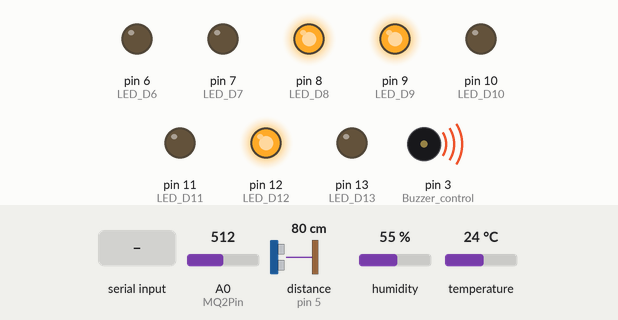
This sketch was run on a simulated Arduino Uno, built with avr-gcc and run on an emulated ATmega328P. Parts: output pins drawn as LEDs (lit = HIGH), buzzer (waves = sounding, pin HIGH). Wiring (inferred from the names in the program): ultrasonic range finder: trigger pin 4; echo pin 5. Inputs (shaded band) come from the test bench; at power-on: distance to the obstacle (sensor on pin 5) 80 cm, A0 (MQ2Pin) = 512, humidity 55 %, temperature 24 °C. The echo pulse lasts 58.3 µs per cm; pins used as bus, display or sensor lines are not drawn; what the sketch prints to the serial monitor is not drawn.

Above: at 1.2 s.
1.3 s: distance to the obstacle (sensor on pin 5) set to 56 cm
7.4 s: distance to the obstacle (sensor on pin 5) set to 48 cm
At 8.6 s:
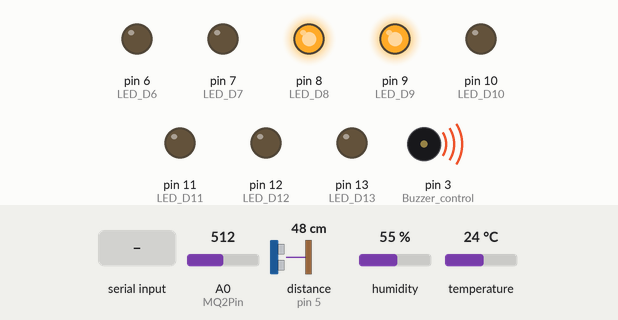
8.9 s: "2" received over Serial
10.4 s: A0 (MQ2Pin) set to 370
16.5 s: A0 (MQ2Pin) set to 348
At 17.1 s:
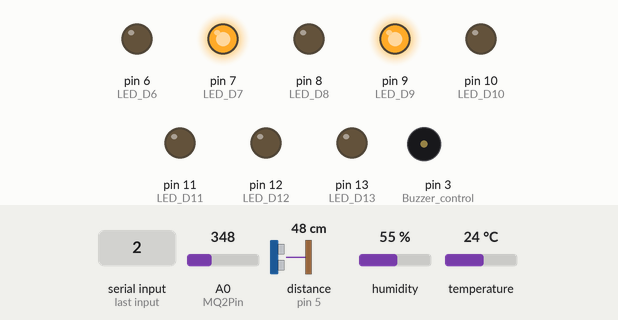
18.1 s: humidity set to 59 %
20.0 s: humidity set to 62 %
At 21.6 s:
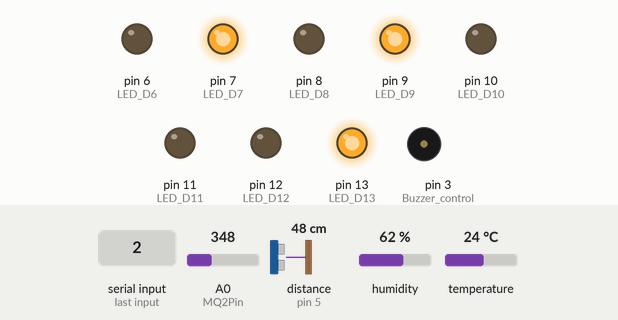
Timing chart, 0 to 23.1 s (numbered marks = the images above; inputs shaded):
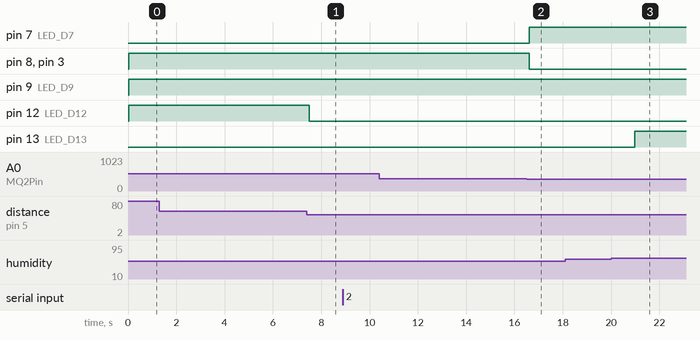

The sketch:

2021T01096_Arduino_Code_.ino
```cpp
#include <DHT.h>  // Include the DHT sensor library

// Pin configuration for MQ2, Ultrasonic, DHT Sensor, and LEDs
const int MQ2Pin = A0;        // MQ2 Gas Sensor connected to A0
const int trigPin = 4;        // Ultrasonic trigPin
const int echoPin = 5;        // Ultrasonic echoPin
const int DHTPin = 2;         // DHT sensor connected to pin 2
const int Buzzer_control = 3; // Buzzer pin
const int LED_D12 = 12;       // LED for distance > 50 cm
const int LED_D6 = 6;         // LED for gas value < 200
const int LED_D7 = 7;         // 200 <= Gas <= 360 LED as output
const int LED_D8 = 8;         // Gas > 360 LED as output
const int LED_D9 = 9;         // LED for temperature < 26
const int LED_D10 = 10;       // LED for 26 <= temperature <= 38
const int LED_D11 = 11;       // LED for temperature > 38
const int LED_D13 = 13;       // LED for humidity > 65

// Initialize DHT sensor
#define DHT_TYPE DHT11        // Define sensor type (DHT11 or DHT22)
DHT dht(DHTPin, DHT_TYPE);    // Create DHT sensor object

char command; // Variable for storing serial input

void setup() {
  Serial.begin(9600);          // Initialize serial communication
  pinMode(trigPin, OUTPUT);    // Set trigPin as an output (Ultrasonic)
  pinMode(echoPin, INPUT);     // Set echoPin as an input (Ultrasonic)
  pinMode(Buzzer_control, OUTPUT); // Buzzer as output
  pinMode(LED_D12, OUTPUT);    // Distance LED as output
  pinMode(LED_D6, OUTPUT);     // Gas < 200 LED as output
  pinMode(LED_D7, OUTPUT);     // 200 <= Gas <= 360 LED as output
  pinMode(LED_D8, OUTPUT);     // Gas > 360 LED as output
  pinMode(LED_D9, OUTPUT);     // Temperature < 26 LED as output
  pinMode(LED_D10, OUTPUT);    // 26 <= temperature <= 38 LED as output
  pinMode(LED_D11, OUTPUT);    // Temperature > 38 LED as output
  pinMode(LED_D13, OUTPUT);    // Humidity > 65 LED as output
  dht.begin();                 // Initialize DHT sensor

  Serial.println("System Ready! Send '1' to turn ON buzzer, '2' to turn OFF.");
}

void loop() {
  // Check if data is available in the serial buffer
  if (Serial.available() > 0) {
    command = Serial.read(); // Read the incoming byte

    // Handle buzzer commands
    if (command == '1') {
      digitalWrite(Buzzer_control, HIGH); // Turn buzzer ON
      Serial.println("Buzzer ON");
    } else if (command == '2') {
      digitalWrite(Buzzer_control, LOW); // Turn buzzer OFF
      Serial.println("Buzzer OFF");
    }
  }

  // Read MQ2 Gas Sensor Value (Raw Analog Reading)
  int mq2Value = analogRead(MQ2Pin); // Read analog value from MQ2

  // Read Ultrasonic Sensor Value
  long duration, distance;
  digitalWrite(trigPin, LOW);
  delayMicroseconds(2);
  digitalWrite(trigPin, HIGH);
  delayMicroseconds(10);
  digitalWrite(trigPin, LOW);
  duration = pulseIn(echoPin, HIGH);          // Measure the echo time
  distance = duration * 0.034 / 2;            // Calculate distance in cm

  // Read DHT sensor values (Temperature and Humidity)
  float temperature = dht.readTemperature(); // Read temperature in Celsius
  float humidity = dht.readHumidity();       // Read humidity percentage

  // Check if DHT readings failed
  if (isnan(temperature) || isnan(humidity)) {
    Serial.print("Failed to read from DHT sensor!");
    return; // Skip the rest of this loop iteration
  }

  // LED Control for Distance
  if (distance > 50) {
    digitalWrite(LED_D12, HIGH); // Turn ON distance LED
  } else {
    digitalWrite(LED_D12, LOW);  // Turn OFF distance LED
  }

  // LED Control for Gas Levels and Buzzer
  if (mq2Value < 200) {
    digitalWrite(LED_D6, HIGH);  // Turn ON LED for gas < 200
    digitalWrite(LED_D7, LOW);
    digitalWrite(LED_D8, LOW);
    digitalWrite(Buzzer_control, LOW); // Turn OFF buzzer
  } else if (mq2Value >= 200 && mq2Value <= 360) {
    digitalWrite(LED_D6, LOW);
    digitalWrite(LED_D7, HIGH); // Turn ON LED for 200 <= gas <= 360
    digitalWrite(LED_D8, LOW);
    digitalWrite(Buzzer_control, LOW); // Turn OFF buzzer
  } else if (mq2Value > 360) {
    digitalWrite(LED_D6, LOW);
    digitalWrite(LED_D7, LOW);
    digitalWrite(LED_D8, HIGH); // Turn ON LED for gas > 360
    digitalWrite(Buzzer_control, HIGH); // Turn ON buzzer automatically
  }

  // LED Control for Temperature
  if (temperature < 26) {
    digitalWrite(LED_D9, HIGH);  // Turn ON LED for temperature < 26
    digitalWrite(LED_D10, LOW);
    digitalWrite(LED_D11, LOW);
  } else if (temperature >= 26 && temperature <= 32) {
    digitalWrite(LED_D9, LOW);
    digitalWrite(LED_D10, HIGH); // Turn ON LED for 26 <= temperature <= 32
    digitalWrite(LED_D11, LOW);
  } else if (temperature > 32) {
    digitalWrite(LED_D9, LOW);
    digitalWrite(LED_D10, LOW);
    digitalWrite(LED_D11, HIGH); // Turn ON LED for temperature > 32
  }

  // LED Control for Humidity > 60
  if (humidity > 60) {
    digitalWrite(LED_D13, HIGH); // Turn ON LED for humidity > 65
  } else {
    digitalWrite(LED_D13, LOW);  // Turn OFF LED for humidity <= 65
  }

  // Send sensor data continuously in a horizontal direction
  Serial.print(" GAS: ");       // Gas sensor raw analog value
  Serial.print(mq2Value);
  Serial.print(" | ");         // Separator

  Serial.print("DIST: ");      // Ultrasonic distance
  Serial.print(distance);      // No units

  Serial.print(" | ");         // Separator

  Serial.print("TEMP: ");      // Temperature
  Serial.print(temperature, 2); // 2 decimal places

  Serial.print(" | ");         // Separator

  Serial.print("HUM: ");       // Humidity
  Serial.print(humidity, 2);   // 2 decimal places

  delay(100);                  // Wait for 30 ms before repeating
}
```

Measured:
- the behaviour switches between 52 and 51 cm on distance to the obstacle (sensor on pin 5) (found by bisection; images 0 and 1)
- the behaviour switches between 361 and 360 on A0 (MQ2Pin) (found by bisection; images 1 and 2)
- the behaviour switches between 60 and 61 % on humidity (found by bisection; images 2 and 3)
- after the input at 1.3 s, every drawn part: stays the same
- after the input at 7.4 s, pin 12 (LED_D12): HIGH → LOW after 0.10 s
- after the input at 10.4 s, every drawn part: stays the same
- after the input at 16.5 s, pin 7 (LED_D7): LOW → HIGH after 0.10 s; pin 8 (LED_D8), pin 3 (Buzzer_control): HIGH → LOW after 0.10 s
- after the input at 18.1 s, every drawn part: stays the same
- after the input at 20.0 s, pin 13 (LED_D13): LOW → HIGH after 0.97 s
